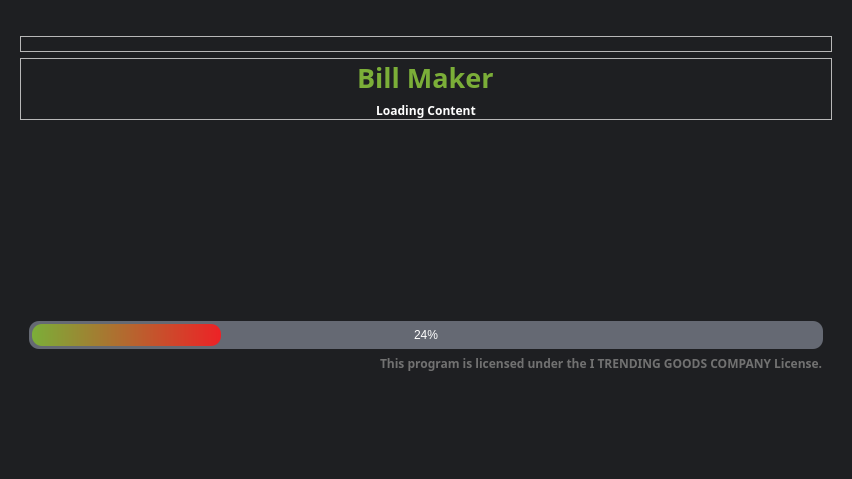
<?xml version="1.0" encoding="UTF-8"?>
<ui version="4.0">
 <class>Form</class>
 <widget class="QWidget" name="Form">
  <property name="geometry">
   <rect>
    <x>0</x>
    <y>0</y>
    <width>852</width>
    <height>479</height>
   </rect>
  </property>
  <property name="windowTitle">
   <string>Form</string>
  </property>
  <property name="styleSheet">
   <string notr="true">*{
margin: 0;
padding: 0;
}
#Form{background-color: rgb(30, 31, 34);}</string>
  </property>
  <layout class="QVBoxLayout" name="verticalLayout">
   <item alignment="Qt::AlignTop">
    <widget class="QWidget" name="wrapContent" native="true">
     <layout class="QVBoxLayout" name="verticalLayout_2">
      <property name="topMargin">
       <number>25</number>
      </property>
      <item alignment="Qt::AlignTop">
       <widget class="QFrame" name="logo">
        <property name="frameShape">
         <enum>QFrame::StyledPanel</enum>
        </property>
        <property name="frameShadow">
         <enum>QFrame::Raised</enum>
        </property>
        <layout class="QVBoxLayout" name="verticalLayout_3">
         <property name="spacing">
          <number>0</number>
         </property>
         <property name="leftMargin">
          <number>0</number>
         </property>
         <property name="topMargin">
          <number>0</number>
         </property>
         <property name="rightMargin">
          <number>0</number>
         </property>
         <property name="bottomMargin">
          <number>0</number>
         </property>
         <item alignment="Qt::AlignHCenter|Qt::AlignVCenter">
          <widget class="QLabel" name="label">
           <property name="maximumSize">
            <size>
             <width>200</width>
             <height>200</height>
            </size>
           </property>
           <property name="baseSize">
            <size>
             <width>0</width>
             <height>0</height>
            </size>
           </property>
           <property name="font">
            <font>
             <pointsize>9</pointsize>
            </font>
           </property>
           <property name="text">
            <string/>
           </property>
           <property name="pixmap">
            <pixmap>logo.png</pixmap>
           </property>
           <property name="scaledContents">
            <bool>true</bool>
           </property>
           <property name="alignment">
            <set>Qt::AlignCenter</set>
           </property>
          </widget>
         </item>
        </layout>
       </widget>
      </item>
      <item>
       <widget class="QFrame" name="text">
        <property name="frameShape">
         <enum>QFrame::StyledPanel</enum>
        </property>
        <property name="frameShadow">
         <enum>QFrame::Raised</enum>
        </property>
        <layout class="QVBoxLayout" name="verticalLayout_4">
         <property name="leftMargin">
          <number>0</number>
         </property>
         <property name="topMargin">
          <number>0</number>
         </property>
         <property name="rightMargin">
          <number>0</number>
         </property>
         <property name="bottomMargin">
          <number>0</number>
         </property>
         <item alignment="Qt::AlignHCenter">
          <widget class="QLabel" name="label_2">
           <property name="font">
            <font>
             <family>Prompt</family>
             <pointsize>20</pointsize>
             <bold>true</bold>
            </font>
           </property>
           <property name="styleSheet">
            <string notr="true">color: rgb(123, 174, 56);</string>
           </property>
           <property name="text">
            <string>Bill Maker</string>
           </property>
          </widget>
         </item>
         <item alignment="Qt::AlignHCenter">
          <widget class="QLabel" name="label_description">
           <property name="sizePolicy">
            <sizepolicy hsizetype="Expanding" vsizetype="Expanding">
             <horstretch>0</horstretch>
             <verstretch>0</verstretch>
            </sizepolicy>
           </property>
           <property name="minimumSize">
            <size>
             <width>0</width>
             <height>0</height>
            </size>
           </property>
           <property name="font">
            <font>
             <family>Prompt</family>
             <bold>true</bold>
            </font>
           </property>
           <property name="layoutDirection">
            <enum>Qt::LeftToRight</enum>
           </property>
           <property name="styleSheet">
            <string notr="true">#label_description{
	color: rgb(255, 255, 255);
	text-align: center;
}
</string>
           </property>
           <property name="text">
            <string>Loading Content</string>
           </property>
           <property name="scaledContents">
            <bool>false</bool>
           </property>
           <property name="alignment">
            <set>Qt::AlignCenter</set>
           </property>
           <property name="wordWrap">
            <bool>false</bool>
           </property>
          </widget>
         </item>
        </layout>
       </widget>
      </item>
     </layout>
    </widget>
   </item>
   <item>
    <widget class="QWidget" name="wrapLoader" native="true">
     <layout class="QVBoxLayout" name="verticalLayout_5">
      <property name="topMargin">
       <number>0</number>
      </property>
      <item alignment="Qt::AlignVCenter">
       <widget class="QWidget" name="widget" native="true">
        <layout class="QVBoxLayout" name="verticalLayout_6">
         <property name="topMargin">
          <number>0</number>
         </property>
         <item>
          <widget class="QProgressBar" name="progressBar">
           <property name="styleSheet">
            <string notr="true">QProgressBar{
	background-color: rgb(101, 105, 115);
	color: rgb(255, 255, 255);
	text-align:center;
	border-radius: 10px;
	padding: 3px;
}
QProgressBar::chunk{
	border-radius: 10px;
	padding: 5px;
	background-color: qlineargradient(spread:pad, x1:0, y1:0, x2:1, y2:0, stop:0 rgba(123, 174, 56, 255), stop:1 rgba(237, 34, 38, 255));
}</string>
           </property>
           <property name="value">
            <number>24</number>
           </property>
          </widget>
         </item>
         <item alignment="Qt::AlignRight|Qt::AlignBottom">
          <widget class="QLabel" name="License">
           <property name="font">
            <font>
             <family>Prompt</family>
             <bold>true</bold>
            </font>
           </property>
           <property name="styleSheet">
            <string notr="true">color: rgb(113, 113, 113);</string>
           </property>
           <property name="text">
            <string>This program is licensed under the I TRENDING GOODS COMPANY License.</string>
           </property>
          </widget>
         </item>
        </layout>
       </widget>
      </item>
     </layout>
    </widget>
   </item>
  </layout>
 </widget>
 <resources/>
 <connections/>
</ui>
